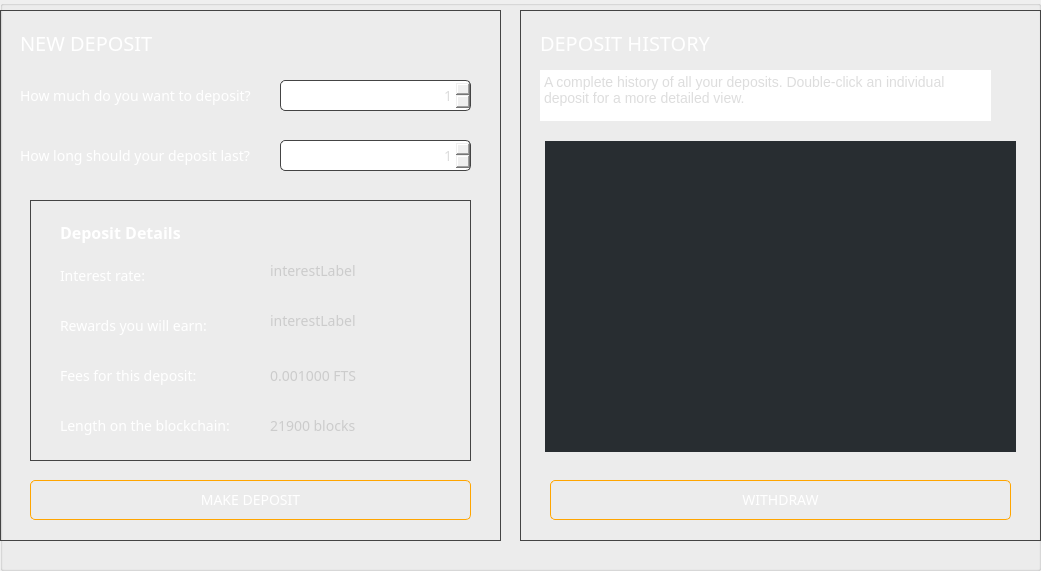
     <widget class="QGroupBox" name="bankingBox">
      <property name="geometry">
       <rect>
        <x>210</x>
        <y>105</y>
        <width>1041</width>
        <height>571</height>
       </rect>
      </property>
      <property name="styleSheet">
       <string notr="true"/>
      </property>
      <property name="title">
       <string/>
      </property>
      <widget class="QGroupBox" name="groupBox_6">
       <property name="geometry">
        <rect>
         <x>0</x>
         <y>10</y>
         <width>501</width>
         <height>531</height>
        </rect>
       </property>
       <property name="styleSheet">
        <string notr="true">border: 1px solid #444;</string>
       </property>
       <property name="title">
        <string/>
       </property>
       <widget class="QLabel" name="label_21">
        <property name="geometry">
         <rect>
          <x>20</x>
          <y>20</y>
          <width>241</width>
          <height>25</height>
         </rect>
        </property>
        <property name="font">
         <font>
          <family>Poppins</family>
          <pointsize>-1</pointsize>
         </font>
        </property>
        <property name="styleSheet">
         <string notr="true">color: #fff;
background: transparent;
font-size: 20px;
font-family: Poppins;
border: none;
text-align: left;
</string>
        </property>
        <property name="text">
         <string>NEW DEPOSIT</string>
        </property>
       </widget>
       <widget class="QLabel" name="label_3">
        <property name="geometry">
         <rect>
          <x>20</x>
          <y>130</y>
          <width>241</width>
          <height>31</height>
         </rect>
        </property>
        <property name="font">
         <font>
          <family>Poppins</family>
          <pointsize>-1</pointsize>
          <weight>50</weight>
          <bold>false</bold>
         </font>
        </property>
        <property name="styleSheet">
         <string notr="true">color: #fff; font-size: 14px; font-weight: normal; border: none; font-family: 'Poppins';</string>
        </property>
        <property name="text">
         <string>How long should your deposit last?</string>
        </property>
        <property name="alignment">
         <set>Qt::AlignLeading|Qt::AlignLeft|Qt::AlignVCenter</set>
        </property>
       </widget>
       <widget class="QSpinBox" name="m_timeSpin">
        <property name="geometry">
         <rect>
          <x>280</x>
          <y>130</y>
          <width>191</width>
          <height>31</height>
         </rect>
        </property>
        <property name="font">
         <font>
          <family>Poppins</family>
          <pointsize>-1</pointsize>
         </font>
        </property>
        <property name="styleSheet">
         <string notr="true">color: #ddd; font-size: 14px; border: 1px solid #444; border-radius: 5px;  font-family: 'Poppins';</string>
        </property>
        <property name="alignment">
         <set>Qt::AlignRight|Qt::AlignTrailing|Qt::AlignVCenter</set>
        </property>
        <property name="minimum">
         <number>1</number>
        </property>
        <property name="maximum">
         <number>12</number>
        </property>
       </widget>
       <widget class="QDoubleSpinBox" name="m_amountSpin">
        <property name="geometry">
         <rect>
          <x>280</x>
          <y>70</y>
          <width>191</width>
          <height>31</height>
         </rect>
        </property>
        <property name="font">
         <font>
          <family>Poppins</family>
          <pointsize>-1</pointsize>
         </font>
        </property>
        <property name="styleSheet">
         <string notr="true">color: #ddd; font-size: 14px; border: 1px solid #444; border-radius: 5px;  font-family: 'Poppins';</string>
        </property>
        <property name="alignment">
         <set>Qt::AlignRight|Qt::AlignTrailing|Qt::AlignVCenter</set>
        </property>
        <property name="decimals">
         <number>0</number>
        </property>
        <property name="minimum">
         <double>1.000000000000000</double>
        </property>
        <property name="maximum">
         <double>20000000.000000000000000</double>
        </property>
       </widget>
       <widget class="QLabel" name="label">
        <property name="geometry">
         <rect>
          <x>20</x>
          <y>70</y>
          <width>241</width>
          <height>31</height>
         </rect>
        </property>
        <property name="font">
         <font>
          <family>Poppins</family>
          <pointsize>-1</pointsize>
          <weight>50</weight>
          <bold>false</bold>
         </font>
        </property>
        <property name="styleSheet">
         <string notr="true">color: #fff; font-size: 14px; font-weight: normal; border: none; font-family: 'Poppins';</string>
        </property>
        <property name="text">
         <string>How much do you want to deposit?</string>
        </property>
        <property name="alignment">
         <set>Qt::AlignLeading|Qt::AlignLeft|Qt::AlignVCenter</set>
        </property>
       </widget>
       <widget class="QGroupBox" name="groupBox_4">
        <property name="geometry">
         <rect>
          <x>30</x>
          <y>190</y>
          <width>441</width>
          <height>261</height>
         </rect>
        </property>
        <property name="styleSheet">
         <string notr="true">color: #fff; font-size: 14px; font-weight: normal; font-family: 'Poppins';</string>
        </property>
        <property name="title">
         <string/>
        </property>
        <widget class="QLabel" name="m_timeLabel">
         <property name="geometry">
          <rect>
           <x>240</x>
           <y>210</y>
           <width>141</width>
           <height>31</height>
          </rect>
         </property>
         <property name="font">
          <font>
           <family>Poppins</family>
           <pointsize>-1</pointsize>
           <weight>50</weight>
           <bold>false</bold>
          </font>
         </property>
         <property name="styleSheet">
          <string notr="true">color: #ccc; font-size: 14px; font-weight: normal; border: none; font-family: 'Poppins';</string>
         </property>
         <property name="text">
          <string>21900 blocks</string>
         </property>
         <property name="alignment">
          <set>Qt::AlignLeading|Qt::AlignLeft|Qt::AlignVCenter</set>
         </property>
        </widget>
        <widget class="QLabel" name="m_interestRateLabel">
         <property name="geometry">
          <rect>
           <x>240</x>
           <y>60</y>
           <width>141</width>
           <height>21</height>
          </rect>
         </property>
         <property name="font">
          <font>
           <family>Poppins</family>
           <pointsize>-1</pointsize>
           <weight>50</weight>
           <bold>false</bold>
          </font>
         </property>
         <property name="styleSheet">
          <string notr="true">color: #ccc; font-size: 14px; font-weight: normal; border: none; font-family: 'Poppins';</string>
         </property>
         <property name="text">
          <string>interestLabel</string>
         </property>
         <property name="alignment">
          <set>Qt::AlignLeading|Qt::AlignLeft|Qt::AlignVCenter</set>
         </property>
        </widget>
        <widget class="QLabel" name="label_5">
         <property name="geometry">
          <rect>
           <x>30</x>
           <y>60</y>
           <width>171</width>
           <height>31</height>
          </rect>
         </property>
         <property name="font">
          <font>
           <family>Poppins</family>
           <pointsize>-1</pointsize>
           <weight>50</weight>
           <bold>false</bold>
          </font>
         </property>
         <property name="styleSheet">
          <string notr="true">color: #fff; font-size: 14px; font-weight: normal; border: none; font-family: 'Poppins';</string>
         </property>
         <property name="text">
          <string>Interest rate:</string>
         </property>
         <property name="alignment">
          <set>Qt::AlignLeading|Qt::AlignLeft|Qt::AlignVCenter</set>
         </property>
        </widget>
        <widget class="QLabel" name="label_6">
         <property name="geometry">
          <rect>
           <x>30</x>
           <y>110</y>
           <width>171</width>
           <height>31</height>
          </rect>
         </property>
         <property name="font">
          <font>
           <family>Poppins</family>
           <pointsize>-1</pointsize>
           <weight>50</weight>
           <bold>false</bold>
          </font>
         </property>
         <property name="styleSheet">
          <string notr="true">color: #fff; font-size: 14px; font-weight: normal; border: none; font-family: 'Poppins';</string>
         </property>
         <property name="text">
          <string>Rewards you will earn:</string>
         </property>
         <property name="alignment">
          <set>Qt::AlignLeading|Qt::AlignLeft|Qt::AlignVCenter</set>
         </property>
        </widget>
        <widget class="QLabel" name="label_8">
         <property name="geometry">
          <rect>
           <x>30</x>
           <y>160</y>
           <width>171</width>
           <height>31</height>
          </rect>
         </property>
         <property name="font">
          <font>
           <family>Poppins</family>
           <pointsize>-1</pointsize>
           <weight>50</weight>
           <bold>false</bold>
          </font>
         </property>
         <property name="styleSheet">
          <string notr="true">color: #fff; font-size: 14px; font-weight: normal; border: none; font-family: 'Poppins';</string>
         </property>
         <property name="text">
          <string>Fees for this deposit:</string>
         </property>
         <property name="alignment">
          <set>Qt::AlignLeading|Qt::AlignLeft|Qt::AlignVCenter</set>
         </property>
        </widget>
        <widget class="QLabel" name="label_19">
         <property name="geometry">
          <rect>
           <x>30</x>
           <y>210</y>
           <width>171</width>
           <height>31</height>
          </rect>
         </property>
         <property name="font">
          <font>
           <family>Poppins</family>
           <pointsize>-1</pointsize>
           <weight>50</weight>
           <bold>false</bold>
          </font>
         </property>
         <property name="styleSheet">
          <string notr="true">color: #fff; font-size: 14px; font-weight: normal; border: none; font-family: 'Poppins';</string>
         </property>
         <property name="text">
          <string>Length on the blockchain:</string>
         </property>
         <property name="alignment">
          <set>Qt::AlignLeading|Qt::AlignLeft|Qt::AlignVCenter</set>
         </property>
        </widget>
        <widget class="QLabel" name="m_depositFeeLabel">
         <property name="geometry">
          <rect>
           <x>240</x>
           <y>160</y>
           <width>141</width>
           <height>31</height>
          </rect>
         </property>
         <property name="font">
          <font>
           <family>Poppins</family>
           <pointsize>-1</pointsize>
           <weight>50</weight>
           <bold>false</bold>
          </font>
         </property>
         <property name="styleSheet">
          <string notr="true">color: #ccc; font-size: 14px; font-weight: normal; border: none; font-family: 'Poppins';</string>
         </property>
         <property name="text">
          <string>0.001000 FTS</string>
         </property>
         <property name="alignment">
          <set>Qt::AlignLeading|Qt::AlignLeft|Qt::AlignVCenter</set>
         </property>
        </widget>
        <widget class="QLabel" name="m_interestEarnedLabel">
         <property name="geometry">
          <rect>
           <x>240</x>
           <y>110</y>
           <width>141</width>
           <height>21</height>
          </rect>
         </property>
         <property name="font">
          <font>
           <family>Poppins</family>
           <pointsize>-1</pointsize>
           <weight>50</weight>
           <bold>false</bold>
          </font>
         </property>
         <property name="styleSheet">
          <string notr="true">color: #ccc; font-size: 14px; font-weight: normal; border: none; font-family: 'Poppins';</string>
         </property>
         <property name="text">
          <string>interestLabel</string>
         </property>
         <property name="alignment">
          <set>Qt::AlignLeading|Qt::AlignLeft|Qt::AlignVCenter</set>
         </property>
        </widget>
        <widget class="QLabel" name="label_43">
         <property name="geometry">
          <rect>
           <x>30</x>
           <y>20</y>
           <width>241</width>
           <height>25</height>
          </rect>
         </property>
         <property name="font">
          <font>
           <family>Poppins</family>
           <pointsize>-1</pointsize>
           <weight>75</weight>
           <bold>true</bold>
          </font>
         </property>
         <property name="styleSheet">
          <string notr="true">color: #fff;
background: transparent;
font-size: 16px;
font-family: Poppins;
border: none;
text-align: left;
font-weight: bold;</string>
         </property>
         <property name="text">
          <string>Deposit Details</string>
         </property>
        </widget>
       </widget>
       <widget class="QPushButton" name="m_depositButton_2">
        <property name="geometry">
         <rect>
          <x>30</x>
          <y>470</y>
          <width>441</width>
          <height>40</height>
         </rect>
        </property>
        <property name="minimumSize">
         <size>
          <width>30</width>
          <height>31</height>
         </size>
        </property>
        <property name="font">
         <font>
          <family>Poppins</family>
          <pointsize>-1</pointsize>
         </font>
        </property>
        <property name="styleSheet">
         <string notr="true">QPushButton#m_depositButton_2 {color: #fff; border: 1px solid orange; font-size: 14px; border-radius: 5px; font-family: 'Poppins';}

QPushButton#m_depositButton_2:hover {color: orange; border: 1px solid orange; font-size: 14px; border-radius: 5px; font-family: 'Poppins';}</string>
        </property>
        <property name="text">
         <string>MAKE DEPOSIT</string>
        </property>
       </widget>
      </widget>
      <widget class="QGroupBox" name="groupBox_5">
       <property name="geometry">
        <rect>
         <x>520</x>
         <y>10</y>
         <width>521</width>
         <height>531</height>
        </rect>
       </property>
       <property name="styleSheet">
        <string notr="true">border: 1px solid #444;</string>
       </property>
       <property name="title">
        <string/>
       </property>
       <widget class="QTreeView" name="m_depositView">
        <property name="geometry">
         <rect>
          <x>25</x>
          <y>131</y>
          <width>471</width>
          <height>311</height>
         </rect>
        </property>
        <property name="minimumSize">
         <size>
          <width>300</width>
          <height>300</height>
         </size>
        </property>
        <property name="maximumSize">
         <size>
          <width>16777215</width>
          <height>16777215</height>
         </size>
        </property>
        <property name="font">
         <font>
          <family>Poppins</family>
          <pointsize>-1</pointsize>
         </font>
        </property>
        <property name="styleSheet">
         <string notr="true">QTreeView {
	border: none;
    background: none;
	background-color: #282d31;
    font-size: 14px;
}

QHeaderView::section {
	color: white;
	font-weight: bold;
	background-color: #282d31;
	font-family: 'Poppins';
	font-size: 14px;
    border-left: 0px solid #444;
    border-right: 0px solid #444;
   	height: 37px;
}

QTreeView::item {
	font-family: 'Poppins';
    color: #ccc;
	font-size: 14px;
    height: 37px;
}</string>
        </property>
        <property name="frameShape">
         <enum>QFrame::NoFrame</enum>
        </property>
        <property name="frameShadow">
         <enum>QFrame::Plain</enum>
        </property>
        <property name="midLineWidth">
         <number>0</number>
        </property>
        <property name="verticalScrollBarPolicy">
         <enum>Qt::ScrollBarAlwaysOff</enum>
        </property>
        <property name="horizontalScrollBarPolicy">
         <enum>Qt::ScrollBarAlwaysOff</enum>
        </property>
        <property name="indentation">
         <number>0</number>
        </property>
        <property name="sortingEnabled">
         <bool>true</bool>
        </property>
       </widget>
       <widget class="QLabel" name="label_20">
        <property name="geometry">
         <rect>
          <x>20</x>
          <y>20</y>
          <width>241</width>
          <height>25</height>
         </rect>
        </property>
        <property name="font">
         <font>
          <family>Poppins</family>
          <pointsize>-1</pointsize>
         </font>
        </property>
        <property name="styleSheet">
         <string notr="true">color: #fff;
background: transparent;
font-size: 20px;
font-family: Poppins;
border: none;
text-align: left;
</string>
        </property>
        <property name="text">
         <string>DEPOSIT HISTORY</string>
        </property>
       </widget>
       <widget class="QPushButton" name="m_withdrawButton">
        <property name="geometry">
         <rect>
          <x>30</x>
          <y>470</y>
          <width>461</width>
          <height>40</height>
         </rect>
        </property>
        <property name="minimumSize">
         <size>
          <width>210</width>
          <height>30</height>
         </size>
        </property>
        <property name="font">
         <font>
          <family>Poppins</family>
          <pointsize>-1</pointsize>
         </font>
        </property>
        <property name="styleSheet">
         <string notr="true">QPushButton#m_withdrawButton {color: #fff; border: 1px solid orange; font-size: 14px; border-radius: 5px; font-family: 'Poppins';}

QPushButton#m_withdrawButton:hover {color: orange; border: 1px solid orange; font-size: 14px; border-radius: 5px; font-family: 'Poppins';}</string>
        </property>
        <property name="text">
         <string>WITHDRAW</string>
        </property>
       </widget>
       <widget class="QTextBrowser" name="textBrowser_4">
        <property name="geometry">
         <rect>
          <x>20</x>
          <y>60</y>
          <width>451</width>
          <height>51</height>
         </rect>
        </property>
        <property name="styleSheet">
         <string notr="true">border: none; color: #ddd; font-size: 14px; font-family: 'Poppins';</string>
        </property>
        <property name="html">
         <string>&lt;!DOCTYPE HTML PUBLIC &quot;-//W3C//DTD HTML 4.0//EN&quot; &quot;http://www.w3.org/TR/REC-html40/strict.dtd&quot;&gt;
&lt;html&gt;&lt;head&gt;&lt;meta name=&quot;qrichtext&quot; content=&quot;1&quot; /&gt;&lt;style type=&quot;text/css&quot;&gt;
p, li { white-space: pre-wrap; }
&lt;/style&gt;&lt;/head&gt;&lt;body style=&quot; font-family:'Poppins'; font-size:14px; font-weight:400; font-style:normal;&quot;&gt;
&lt;p style=&quot; margin-top:0px; margin-bottom:0px; margin-left:0px; margin-right:0px; -qt-block-indent:0; text-indent:0px;&quot;&gt;&lt;span style=&quot; font-size:14px;&quot;&gt;A complete history of all your deposits. Double-click an individual deposit for a more detailed view.&lt;/span&gt;&lt;/p&gt;&lt;/body&gt;&lt;/html&gt;</string>
        </property>
       </widget>
      </widget>
     </widget>
